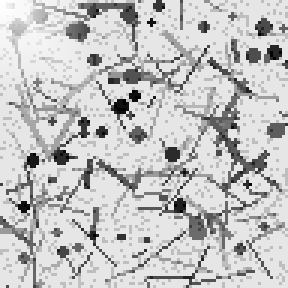
#> input picture native/tests/data/paper/grain.bmp, 96 x 96 px (shown 3 times larger); its folder holds only this picture in this run
$ python -i lineart.py   (imports and definitions only)
#> lines starting #> are read from the running program, lines starting #| are printed output that depends on the picture
#> further down, picture is the input picture: PIL image 96x96 L; min 1, max 255, mean 195.3
### src/genko/filters.py
"""Filters on a layer's pixels (and, J5, the adjustments of correction layers): blur, sharpen, hue,
levels, curve, mosaic, bitonal, and motion / radial / zoom blur, noise, wave, twirl, line extraction,
invert, posterize, threshold, gradient map.
"""

from __future__ import annotations

import math
import random

from PIL import Image, ImageChops, ImageEnhance, ImageFilter, ImageOps

KINDS = ("blur", "sharpen", "hue", "levels", "curve", "mosaic", "bitonal", "motion_blur", "radial_blur", "zoom_blur", "noise",
         "wave", "twirl", "lineart", "invert", "posterize", "threshold", "gradient_map", "brightness_contrast", "despeckle", "glow", "rain")
# the ones a correction layer (調整レイヤー) can hold: they change colours, not shapes
ADJUSTMENTS = ("levels", "curve", "hue", "invert", "posterize", "threshold", "gradient_map", "bitonal", "brightness_contrast")
CHANNELS = ("rgb", "r", "g", "b")


# [66 lines left out: functions _by_channel, curve_table, levels_table, brightness_contrast_table, not called in this run]


def _components(mask):
    """Connected parts (8-neighbour) of a bool array as runs: (runs [(y, x0, x1)], label per run, size per label).
    Rows are cut into runs and runs that touch across rows are joined, so a page of lines is quick."""
    import numpy as np

    runs: list[tuple[int, int, int]] = []
    parent: list[int] = []

    def find(i: int) -> int:
        while parent[i] != i:
            parent[i] = parent[parent[i]]
            i = parent[i]
        return i

    previous: list[int] = []
    for y in range(mask.shape[0]):
        row = mask[y]
        if not row.any():
            previous = []
            continue
        edges = np.diff(np.concatenate(([0], row.view(np.uint8), [0])).astype(np.int8))
        starts, ends = np.flatnonzero(edges == 1), np.flatnonzero(edges == -1)
        current = []
        j = 0
        for x0, x1 in zip(starts.tolist(), ends.tolist()):
            index = len(runs)
            runs.append((y, x0, x1))
            parent.append(index)
            current.append(index)
            while j < len(previous) and runs[previous[j]][2] < x0:  # (ends before this run's reach)
                j += 1
            k = j
            while k < len(previous) and runs[previous[k]][1] <= x1:  # (8-neighbour: touching at a corner counts)
                a, b = find(index), find(previous[k])
                if a != b:
                    parent[a] = b
                k += 1
        previous = current
    labels = [find(i) for i in range(len(runs))]
    sizes: dict[int, int] = {}
    for (y, x0, x1), label in zip(runs, labels):
        sizes[label] = sizes.get(label, 0) + x1 - x0
    return runs, labels, sizes


# [24 lines left out: function despeckle, not called in this run]


def within(original: Image.Image, filtered: Image.Image, mask: Image.Image) -> Image.Image:
    """The filter only inside the selection: `mask` (L, the layer's size) chooses the filtered pixels."""
    return Image.composite(filtered.convert("RGBA"), original.convert("RGBA"), mask.convert("L").resize(original.size))


# [260 lines left out: functions _keep_alpha, _numpy, _remap, apply_filter, not called in this run]

### src/genko/lineart.py
"""Line extraction for generated images (Pillow only).

1. Divide the luminance by its local maximum (MaxFilter): flat shading and
   gradients go to white, dark strokes stay dark.
2. Threshold the result.
3. Drop specks smaller than `min_px` (connected components, 8-neighbour).
4. Return an RGBA ink raster: black lines, transparent elsewhere.
"""

from __future__ import annotations

from dataclasses import dataclass

from PIL import Image, ImageChops, ImageFilter


@dataclass(frozen=True)
class LineParams:
    radius: int = 7          # MaxFilter size ~ twice the widest stroke, in source pixels (odd)
    threshold: float = 0.72  # L / local max below this is ink
    min_px: int = 12         # specks smaller than this are dropped
    drop_blue: bool = False  # 水色の下描き（青鉛筆）を消す: bluish marks are paper
    keep_solid: bool = True  # ベタ（塗りつぶした黒）を残す
    rgb: tuple = (0, 0, 0)   # the lines' colour

    @classmethod
    def from_dict(cls, data: dict | None) -> "LineParams":
        data = data or {}
        radius = int(data.get("radius", cls.radius))
        rgb = data.get("rgb") or cls.rgb
        return cls(radius=max(3, radius if radius % 2 else radius + 1), threshold=max(0.05, min(0.99, float(data.get("threshold", cls.threshold)))),
                   min_px=max(0, int(data.get("min_px", cls.min_px))), drop_blue=bool(data.get("drop_blue", cls.drop_blue)),
                   keep_solid=bool(data.get("keep_solid", cls.keep_solid)), rgb=tuple(int(v) for v in list(rgb)[:3]))


def _drop_specks(mask: Image.Image, min_px: int) -> Image.Image:
    """Remove 255-components with fewer than min_px pixels."""
    if min_px <= 1:
        return mask
    import numpy as np

    from genko.filters import _components

    arr = np.array(mask.convert("L"))
    runs, labels, sizes = _components(arr > 0)
    for (y, x0, x1), label in zip(runs, labels):
        if sizes[label] < min_px:
            arr[y, x0:x1] = 0
    return Image.fromarray(arr, "L")


def extract(image: Image.Image, params: LineParams | None = None) -> Image.Image:
    """線画抽出: the lines of a scan or a picture as ink on a transparent layer."""
    import numpy as np

    params = params or LineParams()
    rgb = image.convert("RGB")
    grey = rgb.convert("L")
    if params.drop_blue:  # (水色の下描き: where blue stands clearly above red, the mark is taken as paper)
        a = np.asarray(rgb, dtype=np.int16)
        bluish = (a[..., 2] - a[..., 0] > 30) & (a[..., 2] > 90)
        g = np.asarray(grey).copy()
        g[bluish] = 255
        grey = Image.fromarray(g, "L")
    local_max = grey.filter(ImageFilter.MaxFilter(params.radius))
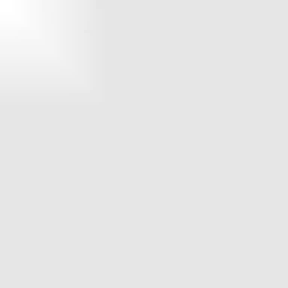
#> local_max: PIL image 96x96 L (shown 3 times larger); min 230, max 255, mean 231.3
    g = np.asarray(grey, dtype=np.float32)
    m = np.asarray(local_max, dtype=np.float32)
    ratio = np.where(m == 0, 1.0, g / np.maximum(m, 1.0))  # 1 on flat areas (light or dark), low on strokes
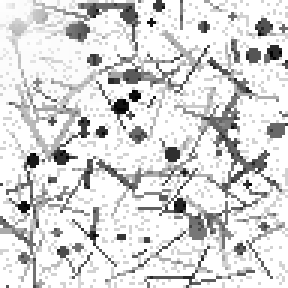
#> ratio: shape (96, 96) float32 (shown 3 times larger); min 0.00435, max 1, mean 0.844
    ink = Image.fromarray(np.where(ratio < params.threshold, 255, 0).astype(np.uint8), "L")
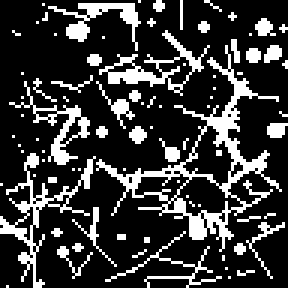
#> ink: PIL image 96x96 L (shown 3 times larger); 21.8% white in thin lines or dots
    if params.keep_solid:  # (solid blacks are not lines, but keep them: a dark region whose local max is dark too)
        solid = ImageChops.multiply(grey.point(lambda v: 255 if v < 40 else 0), local_max.point(lambda v: 255 if v < 80 else 0))
#> solid: PIL image 96x96 L; every value is 0
        ink = ImageChops.lighter(ink, solid)
    ink = _drop_specks(ink, params.min_px)
#> the loop in _components, `for y in range(mask.shape[0]):` made 96 passes
#> (starts, ends) on passes 1 to 10: ([46, 52, 60, 68], [47, 54, 61, 70]), ([14, 26, 51, 60, 70], [15, 45, 55, 61, 71]), ([16, 26, 51, 60, 71], [19, 45, 55, 61, 73]), ([18, 29, 34, 41, 52, 60, 73], [22, 33, 36, 45, 54, 61, 74]), ([15, 21, 29, 40, 60, 77], [16, 26, 34, 46, 61, 78]), ([15, 25, 30, 40, 60, 76], [16, 29, 32, 46, 61, 79]), ([14, 28, 41, 50, 60, 77, 87], [16, 30, 46, 51, 61, 78, 89]), ([12, 26, 42, 49, 60, 67, 86], [13, 28, 47, 52, 61, 69, 90]), ([23, 44, 50, 60, 66, 85, 94], [29, 46, 51, 61, 70, 91, 95]), ([22, 44, 60, 66, 85, 93], [30, 45, 61, 70, 91, 96])
#> after the loop in _components, `for y in range(mask.shape[0]):`: parent = 814 values, max 810 at index 810, min 0 at index 0, mean 354.1; runs = 814 items, first 6: (0, 46, 47), (0, 52, 54), (0, 60, 61), (0, 68, 70), (1, 14, 15), (1, 26, 45)
#> in _components, `labels = [find(i) for i in range(len(runs))]`: labels = 814 values, max 810 at index 810, min 0 at index 0, mean 447.7
#> the loop in _components, `for (y, x0, x1), label in zip(runs, labels):` made 814 passes
#> (y, x0, x1, label) on passes 1 to 3: (0, 46, 47, 0), (0, 52, 54, 1), (0, 60, 61, 2)
#> after the loop in _components, `for (y, x0, x1), label in zip(runs, labels):`: sizes = 84 items
#> the loop in _drop_specks, `for (y, x0, x1), label in zip(runs, labels):` made 814 passes
#> after the loop in _drop_specks, `for (y, x0, x1), label in zip(runs, labels):`:
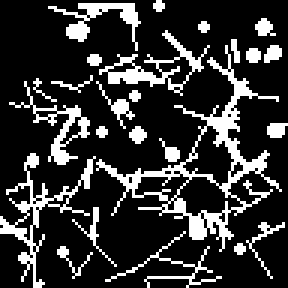
#> arr: shape (96, 96) (shown 3 times larger); 20.1% white in thin lines or dots
    out = Image.new("RGBA", grey.size, (*params.rgb, 0))
#> out: PIL image 96x96 RGBA; every value is 0
    out.putalpha(ink)
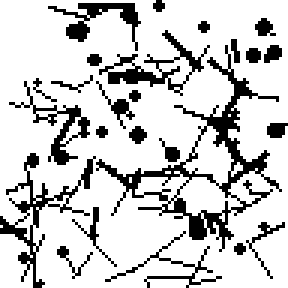
#> out: PIL image 96x96 RGBA (shown 3 times larger); mean R, G, B, A 0, 0, 0, 51.3; transparent parts drawn white
    return out


def to_png(layer: Image.Image) -> bytes:
    import io

    buf = io.BytesIO()
    layer.save(buf, format="PNG")
    return buf.getvalue()

>>> from PIL import Image
>>> picture = Image.open('../../native/tests/data/paper/grain.bmp')
>>> result = extract(picture)
